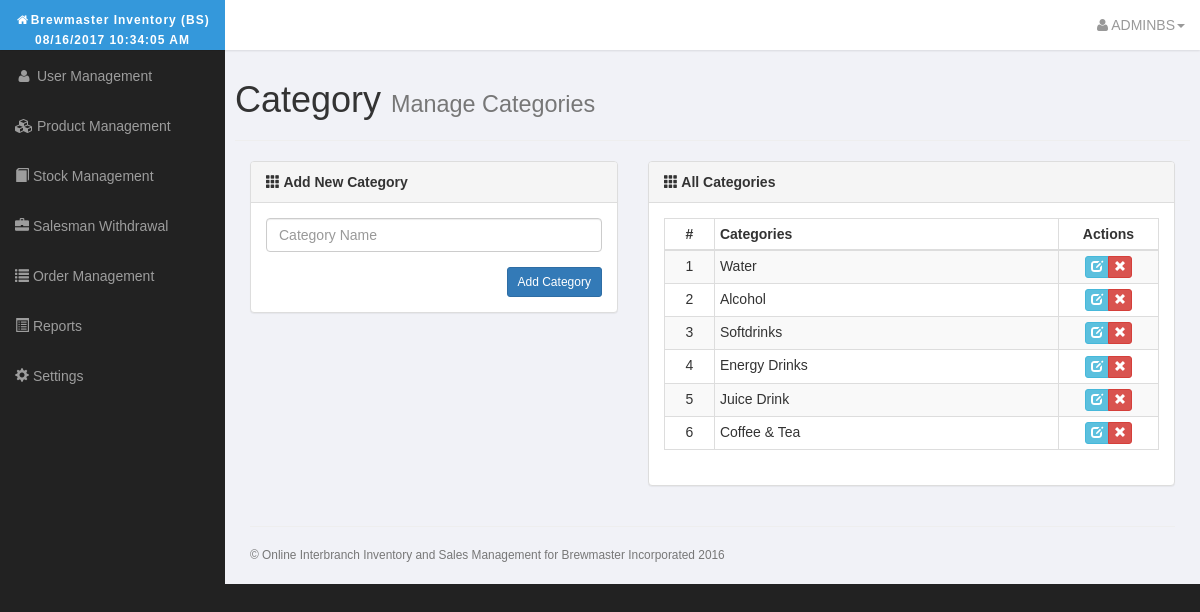
The app's page /admin/category.php (signed in) with its own data.
### tables this page shows
CREATE TABLE `categories` (
  `category_id` int(11) NOT NULL,
  `category_name` varchar(255) NOT NULL
);

### admin/category.php (the view, shortened to what this page needs)
<?php include 'includes/admin_header.php'; ?>
<div class="row">
  <h1> Category <small class="text-muted">Manage Categories</small> </h1>
  <hr>
  <div class="col-md-5">
    <div class="panel panel-default">
      <div class="panel-heading">
        <strong>
          <span class="glyphicon glyphicon-th"></span>
          <span>Add New Category</span>
        </strong>
      </div>
      <div class="panel-body">
        <form method="post" action="category.php">
          <div class="form-group">
            <input type="text" class="form-control" name="category_name" placeholder="Category Name" required>
          </div>
          <a data-toggle="modal" data-target="#confirm-add" class="btn btn-sm btn-primary pull-right">Add Category</a>
        </form>
      </div>
    </div>
  </div>
  <div class="col-md-7">
    <div class="panel panel-default">
      <div class="panel-heading">
        <strong>
          <span class="glyphicon glyphicon-th"></span>
          <span>All Categories</span>
        </strong>
      </div>
      <div class="panel-body">
        <table class="table table-bordered table-striped table-hover table-condensed results">
          <thead>
            <tr>
              <th class="text-center" style="width: 50px;">#</th>
              <th>Categories</th>
              <th class="text-center" style="width: 100px;">Actions</th>
            </tr>
          </thead>
          <tbody>
            <?php
            $tableCount = 0;
            $query = "SELECT * FROM categories;";
            $exec = mysqli_query($connection, $query);
            while ($row = mysqli_fetch_array($exec)) {
              $tableCount++;
              $catID = $row['category_id'];
              $catName = $row['category_name'];
              ?>
              <tr>
                <td class="text-center"><?php echo $tableCount; ?></td>
                <td><?php echo $catName; ?></td>
                <td class="text-center">
                  <div class="btn-group">
                    <a href="edit_category.php?catID=<?php echo $catID; ?>"  class="btn btn-xs btn-info" data-toggle="tooltip" title="Edit">
                      <span class="glyphicon glyphicon-edit"></span>
                    </a>
                    <a href="category.php?delete=<?php echo $catID; ?>" class="btn btn-xs btn-danger bbValid" data-toggle="tooltip" title="Remove">
                      <i class="glyphicon glyphicon-remove"></i>
                    </a>
                  </div>
                </td>
              </tr>
              <?php } ?>
            </tbody>
          </table>
        </div>
      </div>
    </div>
  </div>
<?php include 'includes/admin_footer.php'; ?>

### admin/css/sb-admin.css (style rules this page uses)
body { margin-top: 100px; background-color: #222; }
@media (min-width:768px) { body { margin-top: 50px; } }

### admin/css/styles.css (style rules this page uses)
body { font-family: Arial, Helvetica, sans-serif; }

### records on screen
categories: category_name "Water"
categories: category_name "Alcohol"
categories: category_name "Softdrinks"
categories: category_name "Energy Drinks"
categories: category_name "Juice Drink"
categories: category_name "Coffee & Tea"

### other values on screen
$capitalPrefix "BS"
$_SESSION['username'] "ADMINBS"
